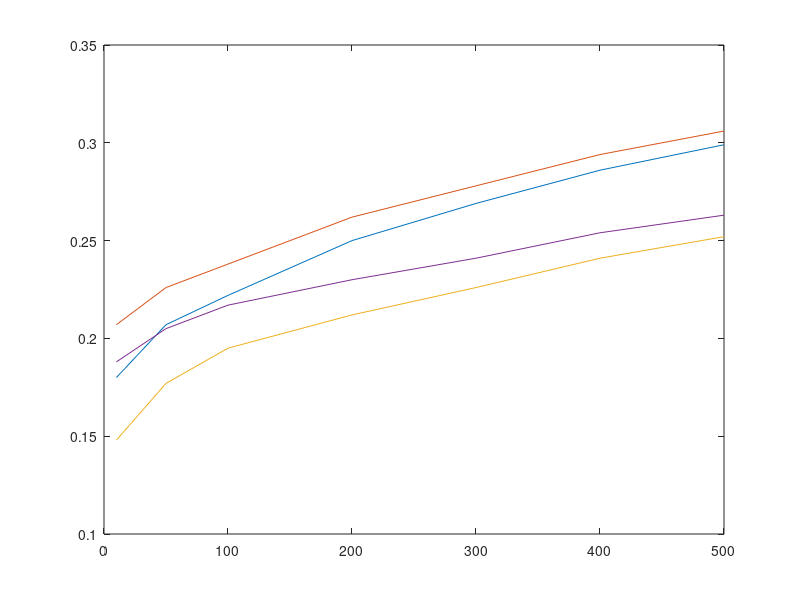

Recreate this plot in MATLAB. (Note: this script raises an error after producing the figure.)
%
% Plot KATRIN TDR Sensitivity 
% as a function of backgrounds
% 
% Ba=3G
% Bs=3.6T
% Bm=6T
%
% stat: 900 days
% sys:0.017 eV^2
%
% Optimized MTD 3G
% - 30 eV
% - 60 eV
% 

% data
Bkg       = [10 50 100 200 300 400 500 1000]; % mcps
stat30    = ([0.1800    0.2070    0.2220    0.2500    0.2690    0.2860    0.2990    0.3500] );
statsys30 =  ([0.2070    0.2260    0.2380    0.2620    0.2780    0.2940    0.3060    0.3540] );
stat60    =  ([0.1480    0.1770    0.1950    0.2120    0.2260    0.2410    0.2520    0.2930] );
statsys60 =  ([0.1880    0.2050    0.2170    0.2300    0.2410    0.2540    0.2630    0.3000] );

% sys
figure(1)
plot(Bkg(1:7),stat30(1:7),...
    Bkg(1:7),statsys30(1:7),...
    Bkg(1:7),stat60(1:7),...
    Bkg(1:7),statsys60(1:7));
plt = Plot();
plt.Colors = { % three colors for three data set
    [0.25, 0.25, 0.25] % data set 1
    [0.25, 0.25, 0.25] % data set 2
    [1, 0, 0] % data set 3
    [1, 0, 0]};
plt.YGrid = 'on'; % 'on' or 'off'
plt.BoxDim = [14, 6]; %[width, height] in inches
plt.Legend = {'30 eV Optimized MTD - stat', '30 eV Optimized MTD - stat+sys','60 eV Optimized MTD - stat', '60 eV Optimized MTD - stat+sys'}; % legends
plt.LegendLoc  =  'SouthEast';
plt.XLabel = 'Background (mcps)'; % xlabel
plt.YLabel = 'm_\nu Upper Limit - 90% CL'; %ylabel
plt.Title  = 'KATRIN stat + sys (0.017 eV^2) - 900 days - B_A=3 G Bs=3.6 T Bm=9 T - Samak Simulation'; % plot title
plt.LineWidth = [2, 5, 2, 5]; % three line widths
plt.LineStyle = {'--', '-','--', '-'}; % three line styles
plt.MarkerSpacing = [10, 100];
plt.YScale = 'lin'; % 'linear' or 'log'
plt.XScale = 'lin'; % 'linear' or 'log'
plt.FontSize = 24;
plt.export('Plot_KATRIN_900d_TDRsyst.png');

%% Background versus Ba
figure(2)
Ba             = [2:0.5:25]; % cps
BkgBa          = GetBackground('MACE_Ba_T',Ba*1e-4,'WGTS_B_T',3.6)*1e3;
BkgBa70        = GetBackground('MACE_Ba_T',Ba*1e-4,'WGTS_B_T',3.6*0.7)*1e3;
plot(Ba,BkgBa,Ba,BkgBa70);

[X,Y] = meshgrid(Ba,BkgBa);
Z = 18575*X./(6)*1e-4;
Z70 = 18575*X./(6*0.7)*1e-4;
hold on
[C,h]=contour(X,Y,Z,'ShowText','on');
hcl=clabel(C,h,'FontSize',15,'Color','red');
[C70,h70]=contour(X,Y,Z70,'ShowText','on');
clabel(C70,h70,'FontSize',15,'Color','blue');
hold off

plt = Plot();
plt.Colors = { % three colors for three data set
    rgb('red') , ...
    rgb('blue') , ...
    rgb('red') , ...
    rgb('blue') };
plt.YGrid = 'on'; % 'on' or 'off'
plt.BoxDim = [14, 6]; %[width, height] in inches
plt.Legend = {'B_m = 6 T','Bm = 4.5 T'}; % legends
plt.LegendLoc  =  'NorthEast';
plt.XLabel = 'Ba (G)'; % xlabel
plt.YLabel = 'Background (mcps)'; %ylabel
plt.Title  = 'KATRIN '; % plot title
plt.LineWidth = [5 5 2 2]; % three line widths
plt.LineStyle = {'--','-','-','--'}; % three line styles
plt.MarkerSpacing = [10, 100, 10 , 10];
plt.YScale = 'lin'; % 'linear' or 'log'
plt.XScale = 'lin'; % 'linear' or 'log'
plt.XLim   = [1 15];
plt.FontSize = 24;
plt.LegendBox = 'on';
plt.LegendBoxColor = rgb('white');
plt.export('Plot_KATRIN_Ba_Bkg.png');

%% Resolution (eV) versus Ba
figure(3)
Bs            = 6;
Bs70          = 4.5;
Ba            = [2:0.1:15]; % G
R             = 18575*Ba/Bs*1e-4;
R70           = 18575*Ba/Bs70*1e-4;
plot(Ba,R,Ba,R70);
plt = Plot();
plt.Colors = { % three colors for three data set
    [0.25, 0.25, 0.25] % data set 1
    [0.25, 0.25, 0.25]};
plt.YGrid = 'on'; % 'on' or 'off'
plt.BoxDim = [14, 6]; %[width, height] in inches
plt.Legend = {'Bm = 6 T','Bm = 4.5 T (70% nominal)'}; % legends
plt.LegendLoc  =  'SouthEast';
plt.XLabel = 'Ba (G)'; % xlabel
plt.YLabel = 'Resolution (eV)'; %ylabel
plt.Title  = 'KATRIN - MacE Filter Energy Resolution at E=18575 eV'; % plot title
plt.LineWidth = [4 4]; % three line widths
plt.LineStyle = {'--','-'}; % three line styles
plt.MarkerSpacing = [10, 10];
plt.YScale = 'lin'; % 'linear' or 'log'
plt.XScale = 'lin'; % 'linear' or 'log'
plt.FontSize = 30;
plt.export('Plot_KATRIN_Ba_Resolution.png');

%% Resolution (eV) versus Background
figure(4)
Bs            = 6;
Bs70          = 4.5;
Ba            = [2:0.1:15]; % G
R             = 18575*Ba/Bs*1e-4;
R70           = 18575*Ba/Bs70*1e-4;
BkgBa         = GetBackground('MACE_Ba_T',Ba*1e-4,'WGTS_B_T',3.6*0.7)*1e3;
plot(R70,BkgBa);
plt = Plot();
plt.Colors = { % three colors for three data set
    [0.25, 0.25, 0.25]};
plt.YGrid = 'on'; % 'on' or 'off'
plt.BoxDim = [14, 6]; %[width, height] in inches
plt.Legend = {'R = 18575 * Ba/Bm eV'}; % legends
plt.LegendLoc  =  'NorthEast';
plt.YLabel = 'Background (mcps)'; % xlabel
plt.XLabel = 'Resolution (eV)'; %ylabel
plt.Title  = 'KATRIN - MacE Resolution at E=18575 eV Versus Background'; % plot title
plt.LineWidth = [4]; % three line widths
plt.LineStyle = {'-'}; % three line styles
plt.MarkerSpacing = [10];
plt.YScale = 'lin'; % 'linear' or 'log'
plt.XScale = 'lin'; % 'linear' or 'log'
plt.FontSize = 30;
plt.XLim = [0.9 5];
plt.export('Plot_KATRIN_Background_Resolution.png');

%%

figure(1111)
Ba            = 3:1:12;          % G
Bs            = (3.6:0.1:6)/6*3.6;           % T 
Bm            = Bs*6/3.6;
[X,Y] = meshgrid(Ba,Bm);
range=60;
xxxSense = zeros(numel(Ba),numel(Bs));
i=0;
for ba=Ba
    j=0;i=i+1;
    for bs=Bs
        j=j+1;
        %TD = sprintf('Sensitivity_%.0feV_Ba%.0fG',range,ba);
        commonOpt = {'range',range,'mnuSq_i_Fit',(0:21:4000)*1e-03,'plotFit','ON','SysEffect','all',};
        [~,~,~,~,~,l90,mNumin] = ...
            NuMassScan_SensitivityNominal(...
            'TimeSec',179.5*86400*5,...
            commonOpt{:},'chi2','chi2Stat',...
            'WGTS_B_T',bs,'MACE_Ba_T',ba*1e-04,'MACE_Bmax_T',6*bs/3.6,...
            'plotFit','ON');
        xxxSense(i,j) = l90;
    end
end

R             = 18575*X./Y*1e-4; %eV
%%
B=GetBackground('MACE_Ba_T',X*1e-4,'WGTS_B_T',3.6.*(Y./6))*1e3; % mcps
figure(888)
[C,h]=contourf(X*1e-4,Y,sqrt(xxxSense)'); 
hcl=clabel(C,h,'FontSize',12,'Color','blue');
%colorbar; 
colormap(flipud(pink));
   hold on
   %[C1,h1]=contour(X*1e-4,Y,B,'ShowText','on');
   % hcl=clabel(C1,h1,'FontSize',20,'Color','black');
   %  [C2,h2]=contour(X*1e-4,Y,R,'ShowText','on');
   %  hcl=clabel(C2,h2,'FontSize',20,'Color','red');
   hold off

plt = Plot();
plt.YGrid = 'on'; % 'on' or 'off'
plt.XGrid = 'on'; % 'on' or 'off'
plt.BoxDim = [8, 8]; %[width, height] in inches
plt.XLabel = 'Ba (G)'; % xlabel
plt.YLabel = 'Bm (T)'; %ylabel
plt.Title  = 'KATRIN 5 x 180 days - 30eV MTD - stat'; % plot title
%plt.LineWidth = [4 4]; % three line widths
%plt.LineStyle = {'--','-'}; % three line styles
%plt.MarkerSpacing = [10, 10];
plt.YScale = 'lin'; % 'linear' or 'log'
plt.XScale = 'lin'; % 'linear' or 'log'
plt.FontSize = 30;
plt.export('xxx.png');